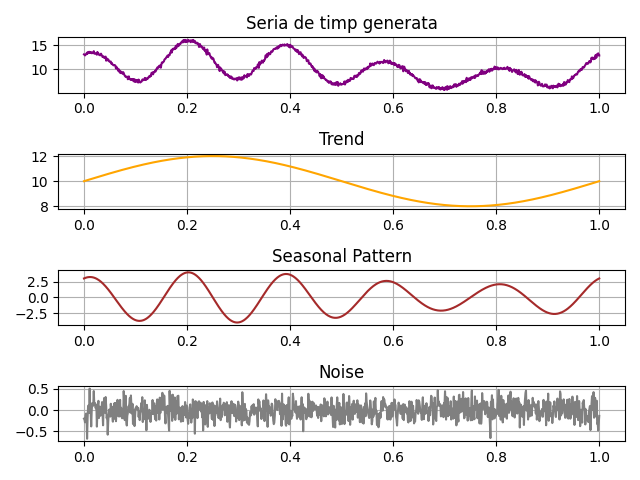

Reproduce this figure in Python.
import numpy as np
import matplotlib.pyplot as plt


def generate_trend(time_points, a=2, b=1, c=10):
    return a * np.sin(2 * np.pi * b * time_points) + c


def generate_seasonal_pattern(time_points, freq1=5, freq2=3):
    return 3 * np.cos(2 * np.pi * freq1 * time_points) + np.sin(4 * np.pi * freq2 * time_points)


def generate_noise(time_points, scale=0.2):
    return np.random.normal(0, scale, len(time_points))


def generate_time_series(time_points):
    trend_series = generate_trend(time_points)
    seasonal_pattern = generate_seasonal_pattern(time_points)
    noise = generate_noise(time_points)
    return trend_series + seasonal_pattern + noise


def plot_signals(time_points, signals, plot_titles, line_colors):
    fig, axs = plt.subplots(len(signals), 1)
    for i, signal in enumerate(signals):
        axs[i].plot(time_points, signal, color=line_colors[i])
        axs[i].set_title(plot_titles[i])
        axs[i].grid()

    plt.tight_layout()
    plt.show()


if __name__ == "__main__":
    num_points = 1000
    time_points = np.linspace(0, 1, num_points)

    generated_signals = [
        generate_time_series(time_points),
        generate_trend(time_points),
        generate_seasonal_pattern(time_points),
        generate_noise(time_points)
    ]

    plot_titles = [
        "Seria de timp generata",
        "Trend",
        "Seasonal Pattern",
        "Noise"
    ]
    line_colors = ['purple', 'orange', 'brown', 'gray']

    plot_signals(time_points, generated_signals, plot_titles, line_colors)
